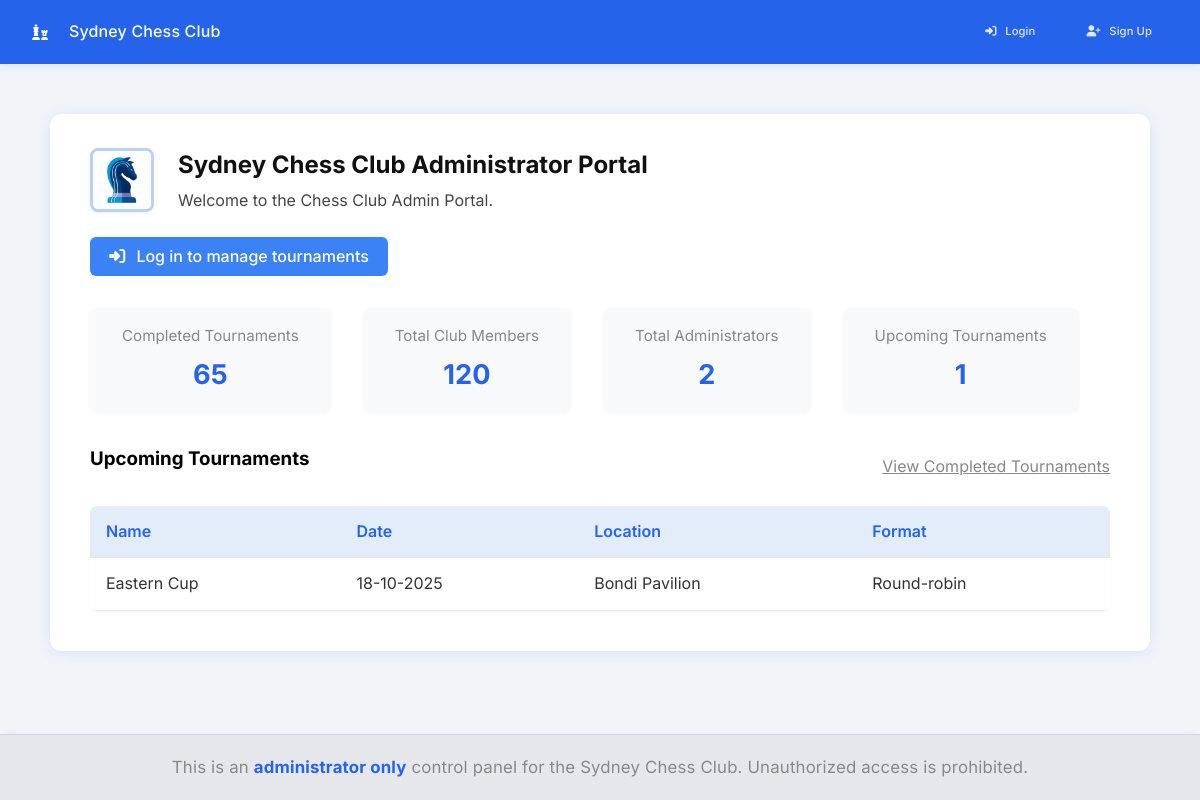
The app's page /, older data.
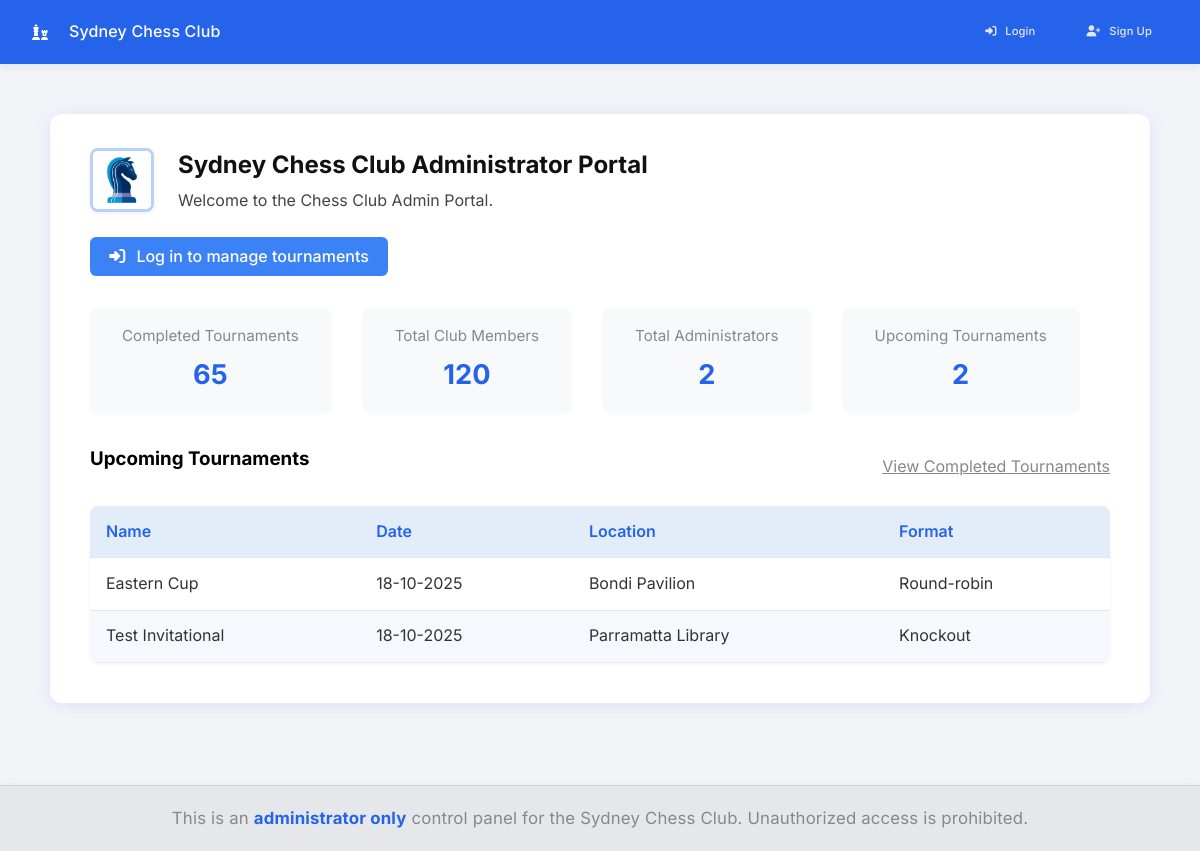
The same page, newer data.
### tables this page shows
CREATE TABLE tournaments (
        id INTEGER PRIMARY KEY AUTOINCREMENT,
        name TEXT NOT NULL,
        date TEXT NOT NULL,
        location TEXT NOT NULL,
        format TEXT NOT NULL
    );

### app.py (the view)
@app.route('/')
def index():
    today = datetime.now().date().isoformat()
    with get_db_connection() as conn:
        tournaments = conn.execute('SELECT * FROM tournaments WHERE date >= ? ORDER BY date', (today,)).fetchall()
        completed_tournaments_count = conn.execute('SELECT COUNT(*) FROM tournaments WHERE date < ?', (today,)).fetchone()[0]
        admins = conn.execute('SELECT * FROM users').fetchall()
        total_members = conn.execute('SELECT COUNT(*) FROM members').fetchone()[0]
    return render_template(
        'index.html',
        tournaments=tournaments,
        completed_tournaments_count=completed_tournaments_count,
        members=admins,
        total_members=total_members
    )

### app.py (called while the page is built)
def get_db_connection():
    conn = sqlite3.connect('data/main.db')
    conn.row_factory = sqlite3.Row
    try:
        conn.execute('PRAGMA foreign_keys = ON')
    except Exception:
        pass
    return conn

def datetimeformat(value, format='%d-%m-%Y'):
    try:
        dt = datetime.fromisoformat(value)
    except Exception:
        try:
            dt = datetime.strptime(value, '%Y-%m-%d')
        except Exception:
            return value  # fallback: return as is
    return dt.strftime(format)

@app.before_request
def ensure_csrf_and_session():
    if 'csrf_token' not in session:
        session['csrf_token'] = secrets.token_hex(32)
    if request.method == 'POST':
        token = request.form.get('csrf_token')
        if not token or token != session.get('csrf_token'):
            abort(400)

@app.context_processor
def inject_globals():
    allow_signup = False
    if os.environ.get('ADMIN_SIGNUP_SECRET'):
        allow_signup = True
    return dict(csrf_token=session.get('csrf_token'), allow_signup=allow_signup, APP_ENV=APP_ENV)

### templates/index.html (shortened to what the changed rows need)
{% extends 'base.html' %}
{% block content %}
<div class="main-container">
    <div class="dashboard-header">
        <div>
            <h2>Sydney Chess Club Administrator Portal</h2>
        </div>
    </div>
    <div class="dashboard-summary">
        <div class="summary-card">
            <span class="summary-title">Upcoming Tournaments</span>
            <span class="summary-value">{{ tournaments|length }}</span>
        </div>
    </div>
    <div class="tournament-section">
        {% if tournaments %}
        <table class="tournament-table">
            <thead>
                <tr>
                    <th>Name</th>
                    <th>Date</th>
                    <th>Location</th>
                    <th>Format</th>
                </tr>
            </thead>
            <tbody>
                {% for t in tournaments %}
                <tr>
                    <td>{{ t['name'] }}</td>
                    <td>
                        {% set dt = t['date'] %}
                        {% if dt %}
                        {{ dt | datetimeformat('%d-%m-%Y') }}
                        {% else %}
                        -
                        {% endif %}
                    </td>
                    <td>{{ t['location'] }}</td>
                    <td>{{ t['format'] }}</td>
                </tr>
                {% endfor %}
            </tbody>
        </table>
        {% else %}
        <p class="no-tournaments">No tournaments have been created yet.</p>
        {% endif %}
    </div>
</div>
{% endblock %}

Row changes from the older to the newer data that the page shows:
added tournaments: name "Test Invitational", date "18-10-2025", location "Parramatta Library", format "Knockout"
Text that changed along with them:
{{ tournaments|length }}: "1" → "2"
